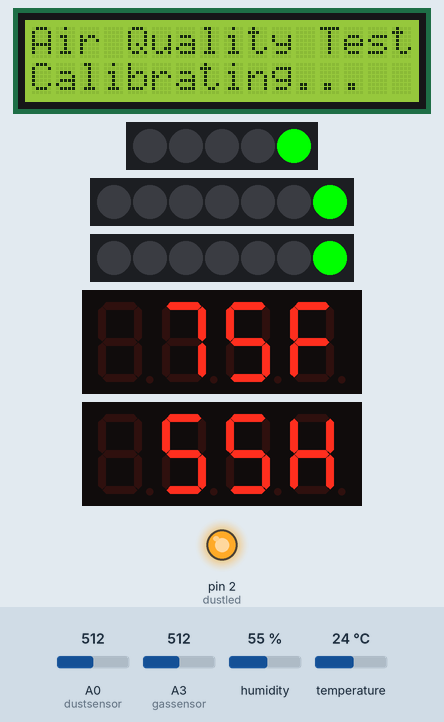
Simulated run of this sketch. Board: Arduino Uno, built with avr-gcc and run on an emulated ATmega328P. On the bench: 16×2 character LCD, 5 RGB LEDs in strip order, left to right, 2 × 7 RGB LEDs in strip order, left to right, 2 × 4-digit seven-segment display, output pins drawn as LEDs (lit = HIGH). The test bench sets the inputs (shaded band); at power-on: A0 (dustsensor) = 512, humidity 55 %, A3 (gassensor) = 512, temperature 24 °C. Colours are those a GRB WS2812 strip shows for the declared byte order; what the sketch prints to the serial monitor is not drawn.

Above: at 3.3 s.
At 17.1 s:
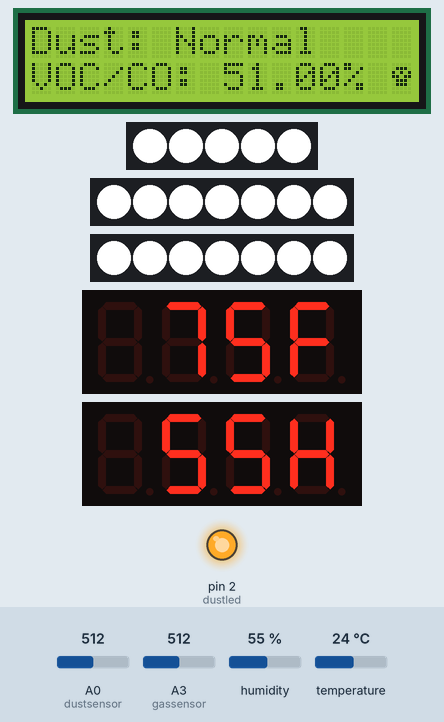
17.2 s: A0 (dustsensor) set to 373
At 19.0 s:
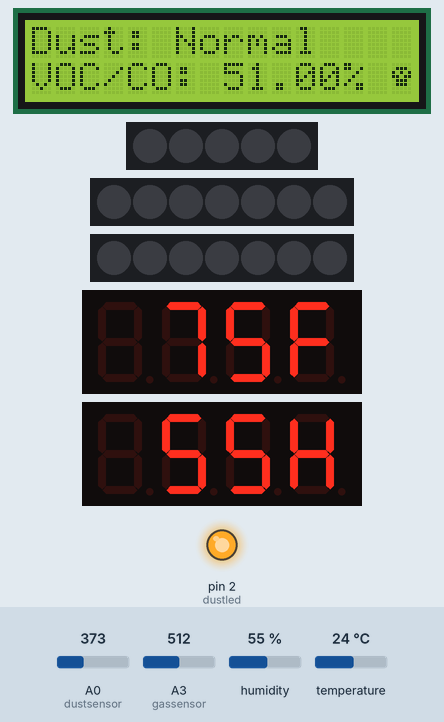
31.2 s: A0 (dustsensor) set to 350
45.0 s: humidity set to 22 %
At 57.2 s:
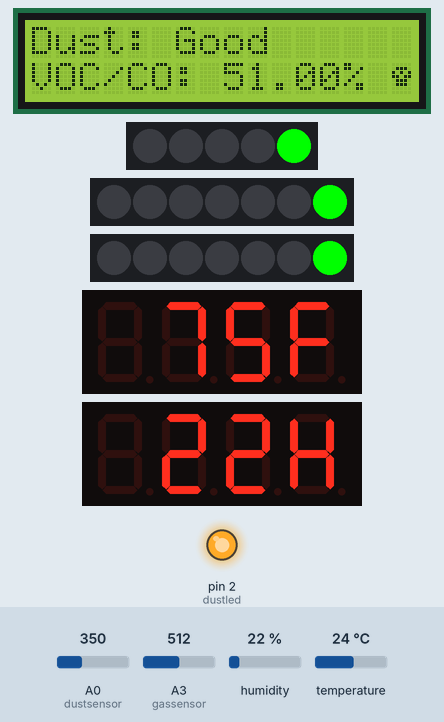
Timing chart, 0 to 58.7 s (numbered marks = the images above; inputs shaded):
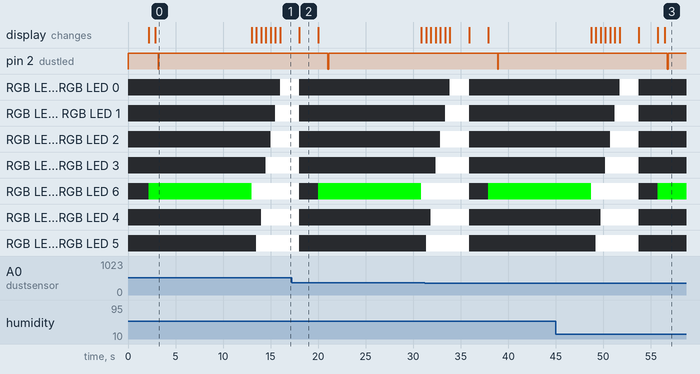

Measured:
- what the display in image 0 shows lasts 10.1 s, from 2.9 s to 13.0 s

The sketch:

airquality-uno.ino
```cpp
/*
 * Air Quality sensor
 * Programmed by: Je'aime Powell
 * Target board: Arduino Uno
 *
 * Sensors:
 * Mics5524 - A3 (5v)
 * This sensor is sensitive to CO ( ~ 1 to 1000 ppm),
 * Ammonia (~ 1 to 500 ppm),
 * Ethanol (~ 10 to 500 ppm),
 * H2 (~ 1 - 1000 ppm), and
 * Methane / Propane / Iso-Butane (~ 1,000++ ppm).
 *
 * AHT20 (AM2301B) SDA/SCL
 *
 * Keyestudio PPM2.5 dust sensor - A0 (5v)
 * 3000 + = Very Bad
 * 1050-3000 = Bad
 * 300-1050 = Ordinary
 * 150-300 = Good
 * 75-150 = Very Good
 * 0-75 = Tiptop
 *
 * Output LCD:
 * 16x2 SDA/SCL (5v)
 *
 * Led Strips (Flux Capacitor)
 * D8 - Five LEDs
 * D7, D6 - 7 LEDs
 *
 * 4-digit Display (TM1637)
 * Yellow (5v)
 * 4 - Clk
 * 5 - DIO
 * Green (5v)
 * 10 - Clk
 * 11 - DIO
 *
 */


#include <Wire.h>
#include <LiquidCrystal_I2C.h>
#include "FastLED.h"
#include <Adafruit_GFX.h>
#include <Adafruit_AHTX0.h>
#include <TM1637Display.h>


LiquidCrystal_I2C lcd(0x3F,16,2);  // set the LCD address to 0x3F for a 16 chars and 2 line display


// Pins
int dustsensor = 0; //A0
int dustled = 2; //D2
int gassensor = 3; //A3

//Dust Sensor settings
int samplingTime = 280;
int deltaTime = 40;
int sleepTime = 9680;

float dustvoMeasured = 0;
float dustcalcVoltage = 0;
float dustDensity = 0;
float gasvoMeasured =0;

// LED Strips
#define LED_Pin_FIVEB 8
#define FIVEB_NUM 5
#define LED_Pin_SEVENL 7
#define LED_Pin_SEVENR 6
#define SEVENLEDS_NUM 7
#define NUM_STRIPS 3

CRGB five_leds[FIVEB_NUM];
CRGB seven_leds[SEVENLEDS_NUM];
CLEDController *controllers[NUM_STRIPS];
uint8_t gBrightness = 10;   //full brightness = 128

// 4-Digit Display
// Module connection pins (GPIO/Digital Pins)

// Green
#define GREEN_CLK 10
#define GREEN_DIO 11

// Yellow
#define YELLOW_CLK 4
#define YELLOW_DIO 5

TM1637Display green_display(GREEN_CLK, GREEN_DIO);
TM1637Display yellow_display(YELLOW_CLK, YELLOW_DIO);


float tempC;


// AHT20 (AM2301B) SDA/SCL
Adafruit_AHTX0 aht;

void setup() {
  Serial.begin(9600);

  //LED Strip
  controllers[0] = &FastLED.addLeds<WS2812,LED_Pin_FIVEB>(five_leds, FIVEB_NUM);
  controllers[1] = &FastLED.addLeds<WS2812,LED_Pin_SEVENL>(seven_leds, SEVENLEDS_NUM);
  controllers[2] = &FastLED.addLeds<WS2812,LED_Pin_SEVENR>(seven_leds, SEVENLEDS_NUM);

  //Dust sensor led pin setup
  pinMode(dustled,OUTPUT);
  digitalWrite(dustled,HIGH); // power off the LED

  //Setup LCD
  lcd.init();                      // initialize the lcd
  lcd.init();
  lcd.backlight();
  lcd.clear();
  lcd.backlight();

  lcd.setCursor(0,0);
  lcd.print("Air Quality Test");
  lcd.setCursor(0,1);
  lcd.print("Calibrating...");
  delay(2000);


 //AHT20
  if (! aht.begin()) {
    Serial.println("Could not find AHT? Check wiring");
    while (1) delay(10);
  }
  Serial.println("AHT10 or AHT20 found");

  Serial.println();


}

void loop() {


  // LED Strip Test
  controllers[0]->showLeds(gBrightness);
  // Turn the LED on, then pause
  five_leds[4] = CRGB::Red;
  controllers[1]->showLeds(gBrightness);
  // Turn the LED on, then pause
  seven_leds[6] = CRGB::Red;
  controllers[2]->showLeds(gBrightness);
  // Turn the LED on, then pause
  seven_leds[6] = CRGB::Red;
  FastLED.show();
  delay(500);

  //AHT20
  sensors_event_t humidity, temp;
  aht.getEvent(&humidity, &temp);// populate temp and humidity objects with fresh data
  Serial.println(" ");
  Serial.println("Requesting temperatures from AHT20 .... Done");
  Serial.print("Temperature: "); Serial.print(temp.temperature); Serial.println(" degrees C");
  Serial.print("Humidity: "); Serial.print(humidity.relative_humidity); Serial.println("% rH");
  Serial.println(" ");
  Serial.println(" ");

  green_display.setBrightness(0x0f);
  yellow_display.setBrightness(0x0f);
  uint8_t data[] = { 0xff, 0xff, 0xff, 0xff };
  uint8_t blank[] = { 0x00, 0x00, 0x00, 0x00 };

  green_display.setSegments(blank);
  yellow_display.setSegments(blank);

  const uint8_t celsiusUnit[] = {
  SEG_A | SEG_B | SEG_F | SEG_G,  // Circle
  SEG_A | SEG_D | SEG_E | SEG_F   // C
  };
  const uint8_t fahrenheitUnit[] = {
  SEG_A | SEG_G | SEG_E | SEG_F   // F
  };
   const uint8_t humidityUnit[] = {
  SEG_B | SEG_C | SEG_G | SEG_E | SEG_F   // H
  };

  //delay(500);
  green_display.showNumberDec((temp.temperature*1.8)+32, false, 3, 0);
  green_display.setSegments(fahrenheitUnit, 1, 3);
  //delay(3000);
  yellow_display.showNumberDec(humidity.relative_humidity, false, 3, 0);
  yellow_display.setSegments(humidityUnit, 1, 3);
  //delay(3000);


  // DUST SENSOR

  delay(samplingTime);
  digitalWrite(dustled,LOW); // power on the LED
  delay(deltaTime);
  dustvoMeasured = analogRead(dustsensor); // read the dust value
  gasvoMeasured = analogRead(gassensor); // read the gas value

  delay(deltaTime);
 digitalWrite(dustled,HIGH); // power off the LED
  delay(sleepTime);

  // 0 - 5V mapped to 0 - 1023 integer values
  // recover voltage
  dustcalcVoltage = dustvoMeasured * (5.0 / 1024.0);

  // linear eqaution taken from http://www.howmuchsnow.com/arduino/airquality/
  // Chris Nafis (c) 2012
  dustDensity = 170 * dustcalcVoltage - 0.1;

  // Air quality based on particulates
  String quality;
  if (dustDensity < 75) {quality = "Excellent";}
  else if (dustDensity > 75 && dustDensity < 150) {quality = "Very Good"; }
  else if (dustDensity > 150 && dustDensity < 300) {quality = "Good"; }
  else if (dustDensity > 300 && dustDensity < 1050) {quality = "Normal"; }
  else if (dustDensity > 1050 && dustDensity < 3000) {quality = "Bad";}
  else if (dustDensity > 3000) {quality = "Very Bad"; }

  // Air quality based on VOC and CO gasses
  float gasquality;
  int gassymbol;
  gasquality = map(gasvoMeasured, 1, 1000, 0, 100);


  byte Skull[8] = {
0b00000,
0b01110,
0b10101,
0b11011,
0b01110,
0b01110,
0b00000,
0b00000
};

byte Check[8] = {
0b00000,
0b00001,
0b00011,
0b10110,
0b11100,
0b01000,
0b00000,
0b00000
};

byte Smile[8] = {
  0b00000,
  0b01010,
  0b01010,
  0b00000,
  0b00100,
  0b10001,
  0b01110,
  0b00000
};

 lcd.createChar(0, Smile);
 lcd.createChar(1, Check);
 lcd.createChar(2, Skull);

 if (gasquality < 40) { gassymbol = 1; }
 else if (gasquality > 50) { gassymbol = 2; }

  Serial.print("Dust Density = ");
  Serial.print(dustDensity); // unit: ug/m3
  Serial.print(" ");
  Serial.println(quality);
  Serial.print("Gas Measure = ");
  Serial.print(gasvoMeasured); //unit:
  Serial.print(" - ");
  Serial.print(gasquality);
  Serial.println("% VOC to CO Mix");


  // Output to LCD
  lcd.clear();
  lcd.setCursor(0,0);
  lcd.print("Dust:");
  lcd.setCursor(6,0);
  lcd.print(quality);
  lcd.setCursor(0,1);
  lcd.print("VOC/CO:");
  lcd.setCursor(8,1);
  lcd.print(String(gasquality)+"%");
  lcd.setCursor(15,1);
  lcd.write(byte(gassymbol));


// LED Strip Test Flux Capacitor Pattern
  for (int i=6;i>=0; i--){
    if (i>4){
      controllers[0]->showLeds(gBrightness);
      // Turn the LED on, then pause
      five_leds[4] = CRGB::White;
      controllers[1]->showLeds(gBrightness);
      // Turn the LED on, then pause
      seven_leds[i] = CRGB::White;
      controllers[2]->showLeds(gBrightness);
      // Turn the LED on, then pause
      seven_leds[i] = CRGB::White;
      FastLED.show();
    }
    else{
      controllers[0]->showLeds(gBrightness);
      // Turn the LED on, then pause
      five_leds[i] = CRGB::White;
      controllers[1]->showLeds(gBrightness);
      // Turn the LED on, then pause
      seven_leds[i] = CRGB::White;
      controllers[2]->showLeds(gBrightness);
      // Turn the LED on, then pause
      seven_leds[i] = CRGB::White;
      FastLED.show();
    }
   delay(500);
   if (i == 0) {
    delay (1500);
   }
  }


  //Turn LEDS off
  for (int i=0; i< 7; i++){
    if (i > 4){
      controllers[1]->showLeds(gBrightness);
      // Turn the LED on, then pause
      seven_leds[i] = CRGB::Black;
      controllers[2]->showLeds(gBrightness);
      // Turn the LED on, then pause
      seven_leds[i] = CRGB::Black;
    }
    else {
             // LED Strip Test
      controllers[0]->showLeds(gBrightness);
      // Turn the LED on, then pause
      five_leds[i] = CRGB::Black;
      controllers[1]->showLeds(gBrightness);
      // Turn the LED on, then pause
      seven_leds[i] = CRGB::Black;
      controllers[2]->showLeds(gBrightness);
      // Turn the LED on, then pause
      seven_leds[i] = CRGB::Black;
    }


  }

 FastLED.show();
 delay(2000);
}
```
